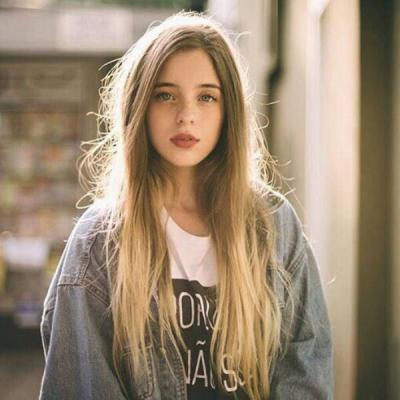
#> input picture learn-python3/image/222.jpeg, 400 x 400 px
$ python three.py
#> lines starting #> are read from the running program, lines starting #| are printed output that depends on the picture; after the words box and inside, x2 and y2 are one past the last pixel; in counts of white or black regions, pixels touching at a corner belong together
import cv2
import numpy as np


def readimg(src_path):
#> called with src_path = 'image/222.jpeg'
  src = cv2.imread(src_path);
#> src is the input picture: shape (400, 400, 3); mean B, G, R 113.5, 136, 155

  # 创建一个与输入图像大小相同的图像
  background = np.zeros_like(src, dtype=np.uint8)
  # 白色
  # background.fill(255)
  # 将输出图像的所有像素值都设置为红色
  background.fill(0)
#> background: shape (400, 400, 3); every value is 0
  background[:, :, 2] = 255
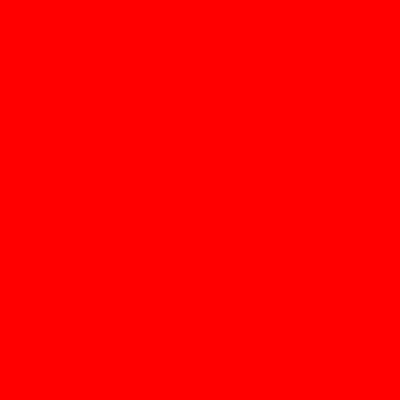
#> background: shape (400, 400, 3); mean of channels 0, 1, 2 0, 0, 255; drawn as B, G, R
  # [8 lines of commented-out code are left out]

  h, w, ch = src.shape
#> h = 400; w = 400; ch = 3
  rect = (53, 12, w-100, h-12)
#> rect = (53, 12, 300, 388)
  mask = np.zeros(src.shape[:2], dtype=np.uint8) + cv2.GC_PR_BGD
  # 标记前景和背景
  bgdmodel = np.zeros((1, 65), np.float64)
  fgdmodel = np.zeros((1, 65), np.float64)

  cv2.grabCut(src, mask, rect, bgdmodel, fgdmodel, 5, mode=cv2.GC_INIT_WITH_RECT)
  mask2 = np.where((mask==1) + (mask==3), 255, 0).astype('uint8')
  # object = cv2.bitwise_and(src, src, mask=mask2)
  # cv2.imshow("object", object)

  # 高斯模糊
  se = cv2.getStructuringElement(cv2.MORPH_RECT, (3, 3))
  cv2.dilate(mask2, se, mask2)
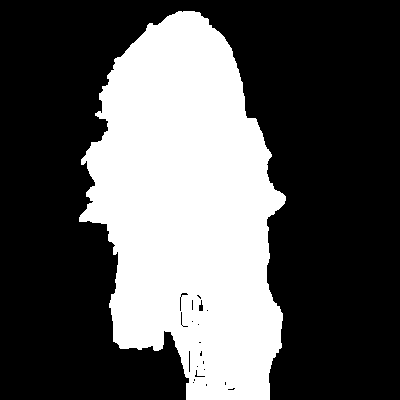
#> mask2: shape (400, 400); 34.3% white; 1 white region, box (x1, y1, x2, y2) and area: (79, 11, 286, 400) 54861
  mask2 = cv2.GaussianBlur(mask2, (5, 5), 0)
  # cv2.imshow('mask',mask2)

  # 虚化背景
  background = cv2.GaussianBlur(background, (0, 0), 15)

  # blend image
  result = np.zeros((h, w, ch), dtype=np.uint8)
  for row in range(h):
    for col in range(w):
      w1 = mask2[row, col] / 255.0
      b, g, r = src[row, col]
      b1,g1,r1 = background[row, col]
      b = (1.0-w1) * b1 + b * w1
      g = (1.0-w1) * g1 + g * w1
      r = (1.0-w1) * r1 + r * w1
      result[row, col] = (b, g, r)
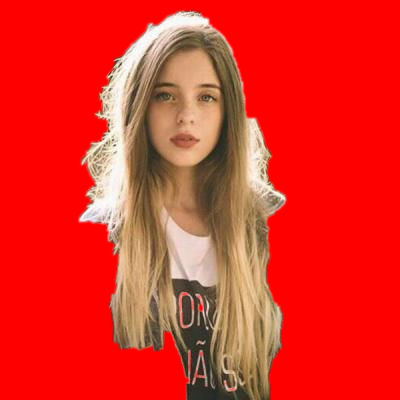
#> result: shape (400, 400, 3); mean B, G, R 36.5, 47.3, 225.1
  output = cv2.resize(result, (295, 413))
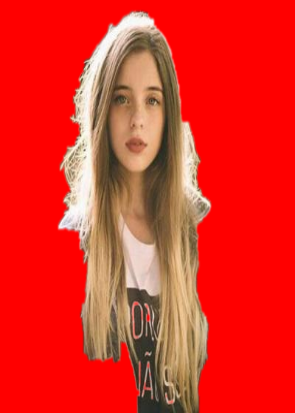
#> output: shape (413, 295, 3); mean B, G, R 36.5, 47.2, 225.1
  return output

if __name__ == '__main__':
  # src_path = 'image/111.jpg'
  src_path = 'image/222.jpeg'
  background_path = '/Users/wei/Downloads/666666.jpg'
  output = readimg(src_path)
  cv2.imwrite(background_path, output)
  cv2.imshow("result", output)
  cv2.waitKey(0)
  cv2.destroyAllWindows()

$ run again, with learn-python3/image/111.jpg copied over learn-python3/image/222.jpeg
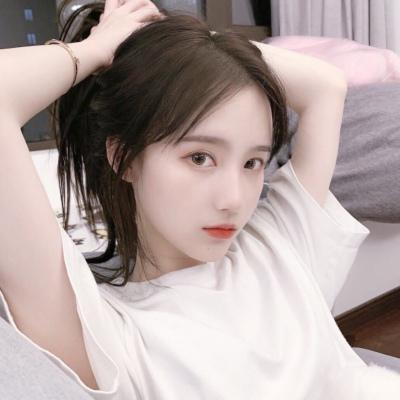
#> input picture learn-python3/image/111.jpg, 400 x 400 px
#> in readimg, src is the input picture: shape (400, 400, 3); mean B, G, R 161.9, 164.1, 178.8
#> in readimg, `cv2.dilate(mask2, se, mask2)`:
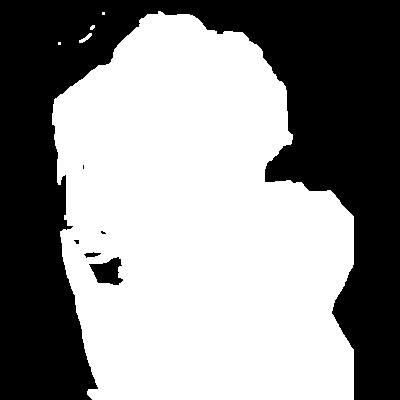
#> mask2: shape (400, 400); 56.3% white; 6 black regions (3 under 20 px), largest, box (x1, y1, x2, y2) and area: (0, 0, 400, 400) 69325, (89, 257, 123, 285) 578, (84, 252, 101, 258) 55
#> in readimg, `output = cv2.resize(result, (295, 413))`:
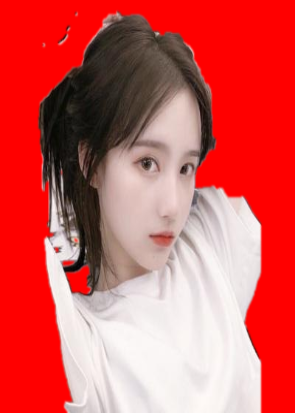
#> output: shape (413, 295, 3); mean B, G, R 88.6, 90.5, 209.6

$ run again, with learn-python3/image/1.png saved as learn-python3/image/222.jpeg
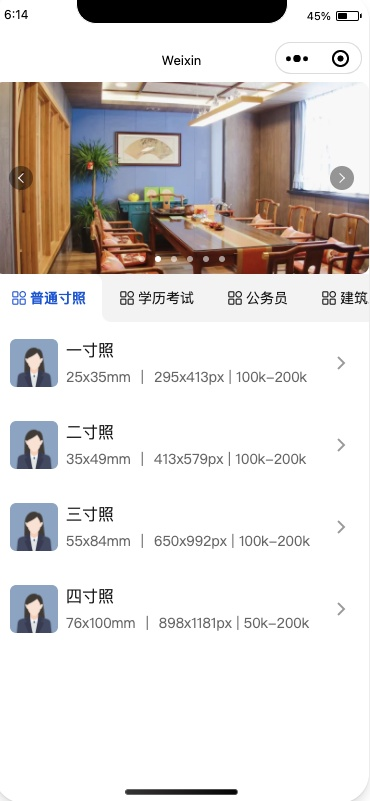
#> input picture learn-python3/image/1.png, 370 x 801 px
#> in readimg, src is the input picture: shape (801, 370, 3); mean B, G, R 211.6, 213.7, 218.1
#> in readimg, `cv2.dilate(mask2, se, mask2)`:
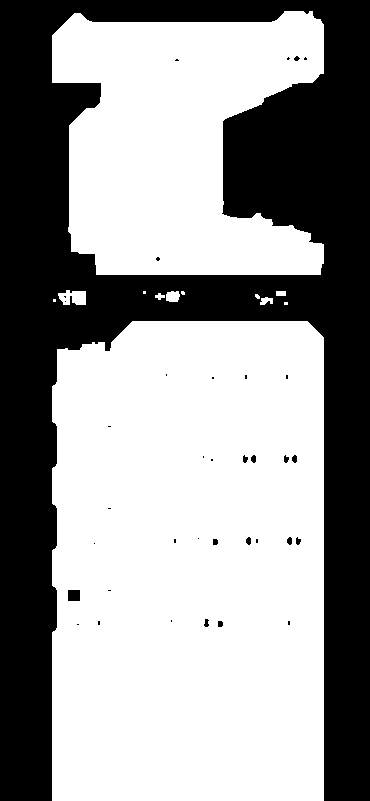
#> mask2: shape (801, 370); 60.6% white; 36 black regions (23 under 20 px), largest, box (x1, y1, x2, y2) and area: (0, 0, 370, 801) 116329, (68, 590, 80, 601) 132, (251, 455, 256, 463) 32
#> in readimg, `output = cv2.resize(result, (295, 413))`:
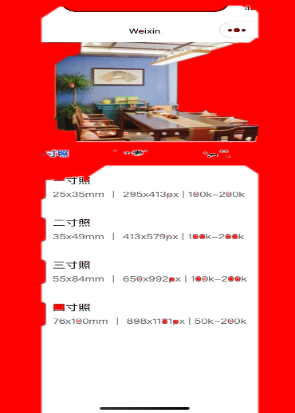
#> output: shape (413, 295, 3); mean B, G, R 136, 136.4, 238.4
